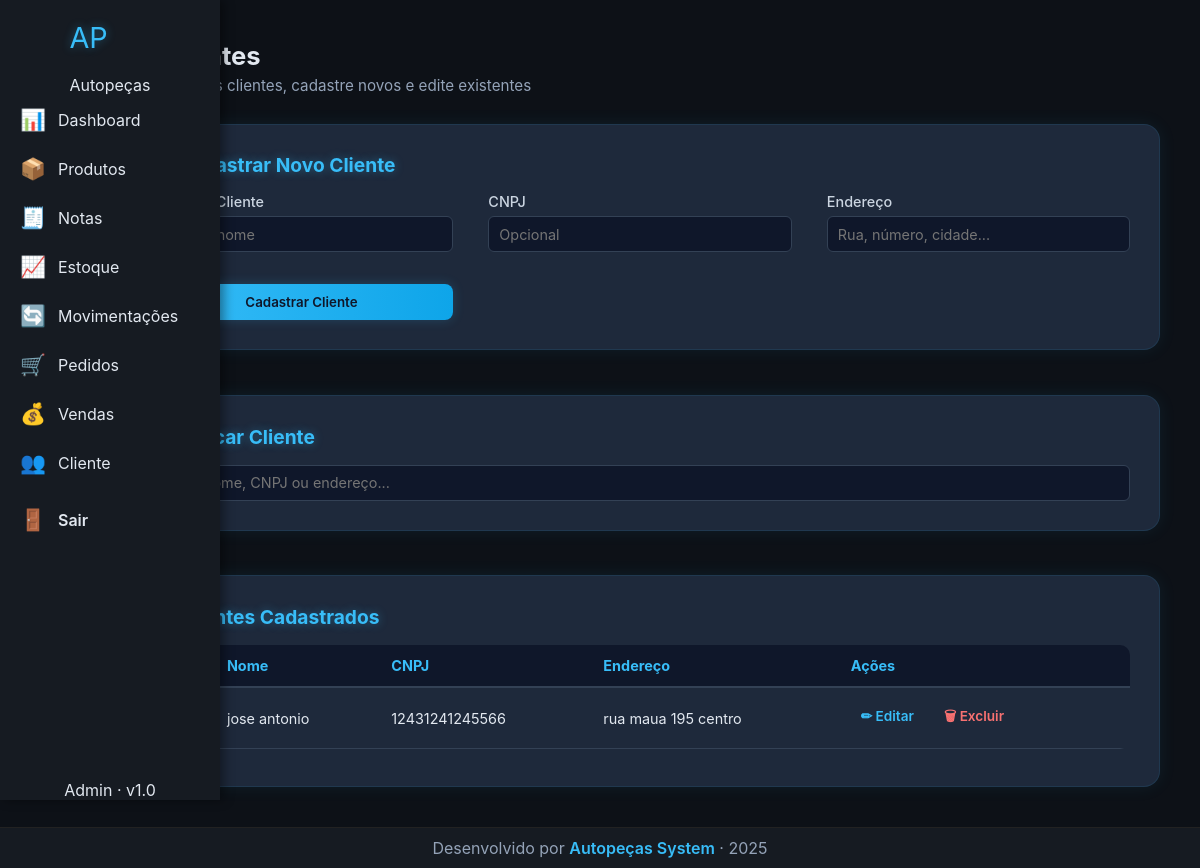
The app's page /clientes (signed in) with its own data.
### models.py (models this page shows, shortened)
class Cliente(db.Model):
    id = db.Column(db.Integer, primary_key=True)
    nome = db.Column(db.String(120), nullable=False)
    cnpj = db.Column(db.String(25))
    endereco = db.Column(db.String(200))

### app.py (the view, shortened to what this page needs)
@app.route("/clientes", methods=["GET", "POST"])
@login_required
def clientes():
    lista = Cliente.query.all()
    return render_template(
        "pages/cliente/clientes.html", clientes=lista, css="cliente.css"
    )

### app.py (called while the page is built)
@app.context_processor
def inject_globals():
    return {
        "current_year": datetime.now().year,
        "user": session.get("user"),
    }

def login_required(f):
    @wraps(f)
    def decorated(*args, **kwargs):
        if "user" not in session:
            return redirect(url_for("login"))
        return f(*args, **kwargs)
    return decorated

### templates/pages/cliente/clientes.html (shortened to what this page needs)
{% extends "base.html" %}
{% set css = 'forms.css' %}
{% set script = 'filtro_clientes.js' %}
{% block content %}
<section class="page-header">
    <h1>👥 Clientes</h1>
    <p class="muted">Gerencie seus clientes, cadastre novos e edite existentes</p>
</section>
<div class="grid-container">
    <div class="card">
        <h2>➕ Cadastrar Novo Cliente</h2>
        <form method="POST" class="form-grid">
            <div class="form-group">
                <label>Nome do Cliente</label>
                <input type="text" name="nome" placeholder="Digite o nome" required>
            </div>
            <div class="form-group">
                <label>CNPJ</label>
                <input type="text" name="cnpj" placeholder="Opcional">
            </div>
            <div class="form-group">
                <label>Endereço</label>
                <input type="text" name="endereco" placeholder="Rua, número, cidade...">
            </div>
            <div class="form-group full">
                <button type="submit" class="btn-primary">Cadastrar Cliente</button>
            </div>
        </form>
    </div>
    <div class="card">
        <h2>🔍 Buscar Cliente</h2>
        <div class="form-group">
            <input type="text" id="filtro" placeholder="Digite nome, CNPJ ou endereço...">
        </div>
    </div>
    <div class="card">
        <h2>📋 Clientes Cadastrados</h2>
        <div class="table-responsive">
            <table id="tabela-clientes" class="data-table">
                <thead>
                    <tr>
                        <th>ID</th>
                        <th>Nome</th>
                        <th>CNPJ</th>
                        <th>Endereço</th>
                        <th>Ações</th>
                    </tr>
                </thead>
                <tbody>
                    {% for c in clientes %}
                    <tr>
                        <td>{{ c.id }}</td>
                        <td>{{ c.nome }}</td>
                        <td>{{ c.cnpj }}</td>
                        <td>{{ c.endereco }}</td>
                        <td>
                            <a href="{{ url_for('editar_cliente', id=c.id) }}" class="btn-action edit">✏ Editar</a>
                            <a href="{{ url_for('excluir_cliente', id=c.id) }}" class="btn-action delete"
                                onclick="return confirm('Tem certeza que deseja excluir?')">🗑 Excluir</a>
                        </td>
                    </tr>
                    {% endfor %}
                </tbody>
            </table>
        </div>
    </div>
</div>
{% endblock %}

### static/css/style.css (style rules this page uses)
:root { --bg: #0d1117; --sidebar: #161b22; --card: #1e2632; --primary: #38bdf8; --text: #e2e8f0; --muted: #94a3b8; --glow: 0 0 10px rgba(56, 189, 248, 0.4); --radius: 12px; }
* { box-sizing: border-box; margin: 0; padding: 0; font-family: "Inter", sans-serif; }
body { background-color: var(--bg); color: var(--text); display: flex; flex-direction: column; min-height: 100vh; }
h2 { margin-bottom: 25px; font-size: 1.8rem; text-shadow: var(--glow); }

### static/css/forms.css (style rules this page uses)
.page-header { margin-bottom: 1.8rem; }
.page-header h1 { font-size: 1.6rem; color: #e2e8f0; margin-bottom: 0.3rem; }
.page-header .muted { color: #94a3b8; font-size: 0.95rem; }
.grid-container { display: flex; flex-direction: column; gap: 2.8rem; }
.card { background: #1e293b; padding: 1.8rem; border-radius: 16px; border: 1px solid rgba(56, 189, 248, 0.1); box-shadow: 0 0 18px rgba(56, 189, 248, 0.08); transition: transform 0.2s ease, box-shadow 0.3s ease; }
.card h2 { margin-bottom: 1rem; color: #38bdf8; font-size: 1.2rem; }
.form-grid { display: grid; grid-template-columns: repeat(auto-fit, minmax(240px, 1fr)); gap: 1.5rem 2.2rem; align-items: end; }
.form-group { display: flex; flex-direction: column; }
.form-group label { margin-bottom: 6px; color: #cbd5e1; font-size: 0.9rem; font-weight: 500; }
.form-group input, .form-group select { height: 36px; padding: 6px 10px; border-radius: 6px; border: 1px solid #334155; background: #0f172a; color: #e2e8f0; font-size: 0.9rem; transition: all 0.2s ease; }
.btn-primary { background: linear-gradient(90deg, #38bdf8, #0ea5e9); color: #0f172a; padding: 10px 18px; border: none; border-radius: 8px; font-weight: 600; cursor: pointer; transition: all 0.3s ease; box-shadow: 0 0 12px rgba(56, 189, 248, 0.2); margin-top: 8px; }
.data-table, .modern-table { width: 100%; border-collapse: collapse; color: #e2e8f0; font-size: 0.9rem; border-radius: 10px; overflow: hidden; }
.data-table th, .modern-table th { background: #0f172a; color: #38bdf8; text-align: left; padding: 12px 14px; border-bottom: 2px solid #334155; }
.data-table td, .modern-table td { padding: 12px 14px; border-bottom: 1px solid #334155; }
.btn-action { display: inline-block; padding: 6px 10px; border-radius: 6px; font-weight: 600; font-size: 0.85rem; text-decoration: none; transition: all 0.2s ease; margin-right: 6px; }
.btn-action.edit { color: #38bdf8; }
.btn-action.delete { color: #f87171; }
td .btn-action { display: inline-flex; align-items: center; gap: 4px; }
.table-responsive { width: 100%; overflow-x: auto; padding-bottom: 8px; }

### records on screen
Cliente: nome "jose antonio", cnpj "12431241245566", endereco "rua maua 195 centro"
